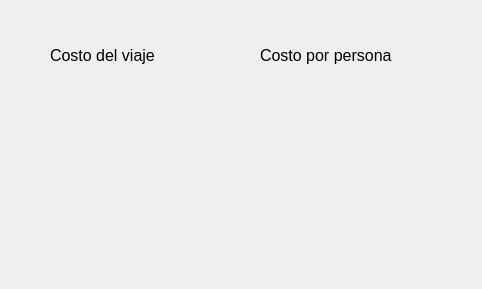
<?xml version="1.0" encoding="UTF-8"?>
<ui version="4.0">
 <class>Dialog</class>
 <widget class="QDialog" name="Dialog">
  <property name="geometry">
   <rect>
    <x>0</x>
    <y>0</y>
    <width>482</width>
    <height>289</height>
   </rect>
  </property>
  <property name="windowTitle">
   <string>Dialog</string>
  </property>
  <widget class="QLabel" name="label_2">
   <property name="geometry">
    <rect>
     <x>50</x>
     <y>40</y>
     <width>141</width>
     <height>31</height>
    </rect>
   </property>
   <property name="font">
    <font>
     <pointsize>12</pointsize>
    </font>
   </property>
   <property name="text">
    <string>Costo del viaje</string>
   </property>
  </widget>
  <widget class="QLabel" name="txt_resultado">
   <property name="geometry">
    <rect>
     <x>40</x>
     <y>100</y>
     <width>161</width>
     <height>81</height>
    </rect>
   </property>
   <property name="font">
    <font>
     <pointsize>10</pointsize>
    </font>
   </property>
   <property name="text">
    <string/>
   </property>
   <property name="alignment">
    <set>Qt::AlignCenter</set>
   </property>
  </widget>
  <widget class="QLabel" name="label_3">
   <property name="geometry">
    <rect>
     <x>260</x>
     <y>40</y>
     <width>171</width>
     <height>31</height>
    </rect>
   </property>
   <property name="font">
    <font>
     <pointsize>12</pointsize>
    </font>
   </property>
   <property name="text">
    <string>Costo por persona</string>
   </property>
  </widget>
  <widget class="QLabel" name="txt_resultado_2">
   <property name="geometry">
    <rect>
     <x>260</x>
     <y>100</y>
     <width>161</width>
     <height>81</height>
    </rect>
   </property>
   <property name="font">
    <font>
     <pointsize>10</pointsize>
    </font>
   </property>
   <property name="text">
    <string/>
   </property>
   <property name="alignment">
    <set>Qt::AlignCenter</set>
   </property>
  </widget>
 </widget>
 <resources/>
 <connections/>
</ui>
